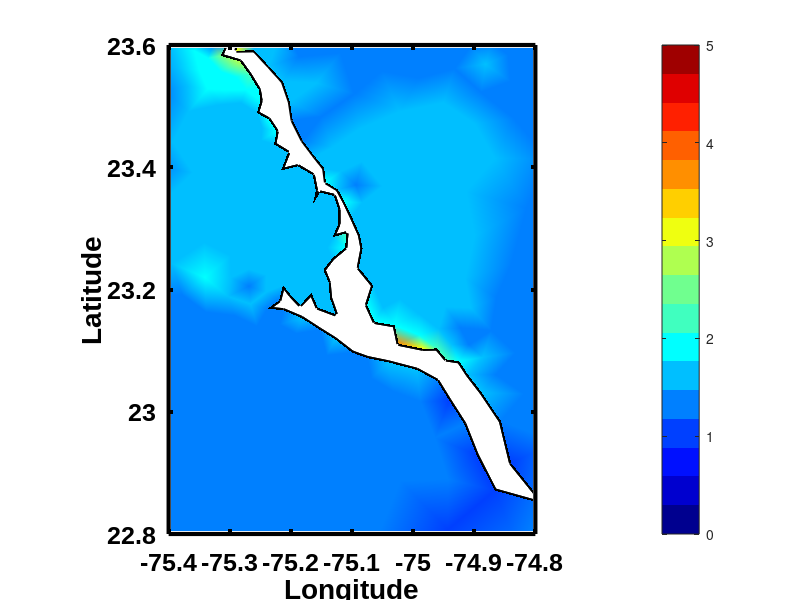

Reproduce this figure in MATLAB.
clear 
close all
clc

addpath(genpath('/home/ab3838/Matlab_export_pack/altmany-export_fig-b32040d/'))


load('s_50.mat');
load('el.mat');
load('bnd.mat');
load('bnd2.mat');
load('bnd3.mat');

%loading Mesh
load('EToV.mat');
load('VX.mat');


zz_max(1:54916)=1.22;


for i=1:244

    aa=el(i);

    zz_max(aa)=s_50(i);

end

    


jetMap = [0,0,0.562500000000000;0,0,0.625000000000000;0,0,0.687500000000000;0,0,0.750000000000000;0,0,0.812500000000000;0,0,0.875000000000000;0,0,0.937500000000000;0,0,1;0,0.0625000000000000,1;0,0.125000000000000,1;0,0.187500000000000,1;0,0.250000000000000,1;0,0.312500000000000,1;0,0.375000000000000,1;0,0.437500000000000,1;0,0.500000000000000,1;0,0.562500000000000,1;0,0.625000000000000,1;0,0.687500000000000,1;0,0.750000000000000,1;0,0.812500000000000,1;0,0.875000000000000,1;0,0.937500000000000,1;0,1,1;0.0625000000000000,1,0.937500000000000;0.125000000000000,1,0.875000000000000;0.187500000000000,1,0.812500000000000;0.250000000000000,1,0.750000000000000;0.312500000000000,1,0.687500000000000;0.375000000000000,1,0.625000000000000;0.437500000000000,1,0.562500000000000;0.500000000000000,1,0.500000000000000;0.562500000000000,1,0.437500000000000;0.625000000000000,1,0.375000000000000;0.687500000000000,1,0.312500000000000;0.750000000000000,1,0.250000000000000;0.812500000000000,1,0.187500000000000;0.875000000000000,1,0.125000000000000;0.937500000000000,1,0.0625000000000000;1,1,0;1,0.937500000000000,0;1,0.875000000000000,0;1,0.812500000000000,0;1,0.750000000000000,0;1,0.687500000000000,0;1,0.625000000000000,0;1,0.562500000000000,0;1,0.500000000000000,0;1,0.437500000000000,0;1,0.375000000000000,0;1,0.312500000000000,0;1,0.250000000000000,0;1,0.187500000000000,0;1,0.125000000000000,0;1,0.0625000000000000,0;1,0,0;0.937500000000000,0,0;0.875000000000000,0,0;0.812500000000000,0,0;0.750000000000000,0,0;0.687500000000000,0,0;0.625000000000000,0,0;0.562500000000000,0,0;0.500000000000000,0,0];
jetCut = jetMap(1:3.8:end,:);


  figurePosition = [1 41 1920 964];
  
 
 figure1H = figure(1);
    % Call the axes with the handle: axes1H (so we do not use gca)
axes1H_f1 = axes;
% axes1H_f2 = axes;
    % Calling the hold on, techincally not needed because 
    % we can plot a patch and the line without it removing 
    % or replacing the line (kind of strange)
hold on



pl_fig1=trisurf( EToV, VX(:,1), VX(:,2), zz_max,'EdgeColor', 'None' )
set(gca, 'colormap', jetCut);
colorbar
view(0,90)
axis('equal')

caxis([0 5])
shading interp
colorbar


set(axes1H_f1,'colormap',jetCut);
set(pl_fig1,'edgecolor','none');

set(axes1H_f1,'ylim',[22.8 23.6]);
set(axes1H_f1,'xlim',[-75.4 -74.8]);


% making a line
hold on 

for i=1:86

    a=bnd(i);

    x(i)=VX(a,1);
    y(i)=VX(a,2);

end

%yy=smooth(y,0.02);

pl_fig2=plot(x,y)
set(pl_fig2,'LineStyle','-','color','k','LineWidth',3)



% making a line
hold on 

for i=1:13

    a=bnd2(i);

    x(i)=VX(a,1);
    y(i)=VX(a,2);

end

%yy=smooth(y,0.02);

pl_fig3=plot(x,y)
set(pl_fig3,'LineStyle','-','color','k','LineWidth',3)

% making a line
hold on 

for i=1:55

    a=bnd3(i);

    x(i)=VX(a,1);
    y(i)=VX(a,2);

end

%yy=smooth(y,0.02);

pl_fig4=plot(x,y)
set(pl_fig4,'LineStyle','-','color','k','LineWidth',3)


yLabelH_f1 = ylabel(axes1H_f1,'Latitude');
xLabelH_f1 = xlabel(axes1H_f1,'Longitude');


% yLabelH_f2 = ylabel(axes1H_f2,'Latitude');
% xLabelH_f2 = xlabel(axes1H_f2,'Longitude');
% 
% 
set(axes1H_f1, 'color', 'k', ...
               'LineWidth', 3, ...
               'FontName', 'Arial',...
               'FontWeight', 'Bold',...
               'FontSize', 18, ...
               'Layer', 'top')      % This command will make sure the tick
           
           
  %title          
 titleH_f1 = title(axes1H_f1,' ');

           
set(titleH_f1, 'color', 'k') % The title is separate from the axes
                          % need to set the color separately   


 set(gcf, 'Position', figurePosition)   

    % Setting a box around the axes
box

%axis('equal')

    % Setting the background color of the figure to be none,
    % or transparent, if we do not have a figure handle we can 
    % use gcf instead as shown:
set(figure1H, 'color', 'w'); % set(gcf, 'color', 'none');

set(axes1H_f1, 'color', 'w'); % set(gca, 'color', 'none');

    % Again another axes adjustment
    
set(axes1H_f1, 'XColor', 'k', ...
            'YColor', 'k');     


%print(gcf,'ncep437.png','
